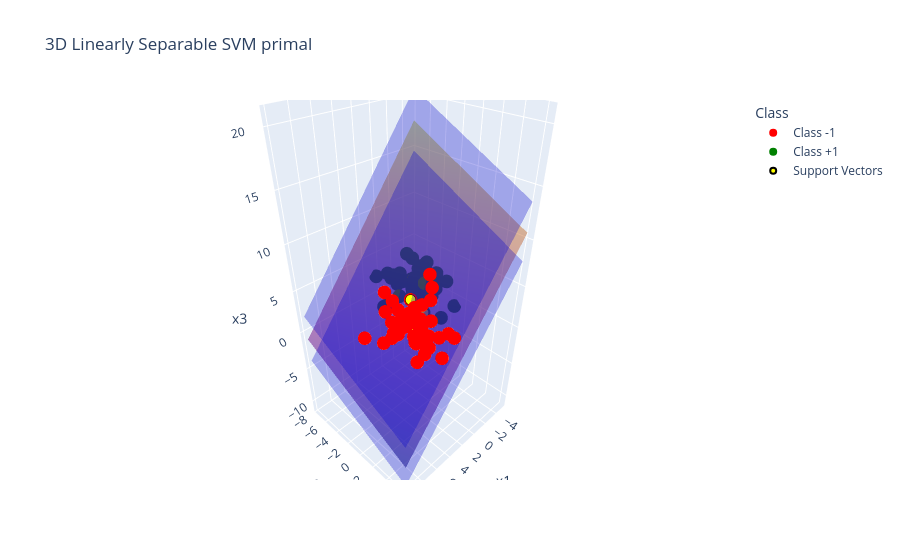

The cell this chart's notebook holds for it:
### Markdown cell above
For a 3-dimensional hyperplane, we can plot the decision boundary as a plane:

$$
w^\top x + b = 0
\iff w_1 x_1 + w_2 x_2 + w_3 x_3 + b = 0
\iff x_3 = -\frac{w_1}{w_3} x_1 - \frac{w_2}{w_3} x_2 - \frac{b}{w_3}
$$

$$
w^\top x + b = 1
\iff w_1 x_1 + w_2 x_2 + w_3 x_3 + b = 1
\iff x_3 = -\frac{w_1}{w_3} x_1 - \frac{w_2}{w_3} x_2 - \frac{b}{w_3} + \frac{1}{w_3}
$$

$$
w^\top x + b = -1
\iff w_1 x_1 + w_2 x_2 + w_3 x_3 + b = -1
\iff x_3 = -\frac{w_1}{w_3} x_1 - \frac{w_2}{w_3} x_2 - \frac{b}{w_3} - \frac{1}{w_3}
$$

### Code cell
np.random.seed(2014)

n = 100

cov = [[2, 0, 0],
       [0, 3, 0],
       [0, 0, 2]]

# Class -1 
X_neg = np.random.multivariate_normal([6, 3, 5], cov, n//2)

# Class +1 
X_pos = np.random.multivariate_normal([-1, -3, 3], cov, n//2)

# Combine
X = np.vstack((X_neg, X_pos))
y = np.array([-1.0]*(n//2) + [1.0]*(n//2))

# Create class labels
class_labels = np.where(y == 1, "Class +1", "Class -1")

# Plot
fig = px.scatter_3d(
    x=X[:, 0],y=X[:, 1],z=X[:, 2],
    color=class_labels, title="3D Linearly Separable SVM primal",
    color_discrete_map={"Class -1": "red","Class +1": "green"},
    labels={"x": "x1","y": "x2","z": "x3","color": "Class"})


w,b = linear_separable_svm_primal(X,y)

print(f'Weights: {w}')
print(f'Bias: {b:.8f}')


# Create grid
x_range = np.linspace(X[:,0].min(), X[:,0].max(), 30)
y_range = np.linspace(X[:,1].min(), X[:,1].max(), 30)
x_grid, y_grid = np.meshgrid(x_range, y_range)

# Decision boundary: w·x + b = 0
z0 = (-w[0]*x_grid - w[1]*y_grid - b) / w[2]

# Margin planes
z_pos = (-w[0]*x_grid - w[1]*y_grid - b - 1) / w[2] # +1
z_neg = (-w[0]*x_grid - w[1]*y_grid - b + 1) / w[2] # -1

# Add surfaces
fig.add_trace(go.Surface(
    x=x_grid, y=y_grid, z=z0,
    opacity=0.5,
    showscale=False,
    name="Decision boundary"
))

fig.add_trace(go.Surface(
    x=x_grid, y=y_grid, z=z_pos,
    opacity=0.3,
    showscale=False,
    colorscale=[[0, 'blue'], [1, 'blue']],
    name="+1 margin"
))

fig.add_trace(go.Surface(
    x=x_grid, y=y_grid, z=z_neg,
    opacity=0.3,
    showscale=False,
    colorscale=[[0, 'blue'], [1, 'blue']],
    name="-1 margin"
))


margins = y * (X @ w + b)

tol = 1e-5
support_mask = np.abs(margins - 1) < tol
support_vectors = X[support_mask]

fig.add_scatter3d(
    x=support_vectors[:, 0],
    y=support_vectors[:, 1],
    z=support_vectors[:, 2],
    mode="markers",
    name="Support Vectors",
    marker=dict(size=6,color="yellow",line=dict(color="black", width=2)))

fig.show()

### Figure 1 — Plotly figure (JSON) as saved in the notebook; plotly's stock layout.template omitted (floating-point values rounded to 4 significant figures; data arrays with more than 128 entries replaced by an {"elided": "..."} marker saying what was removed)
{"data": [{"hovertemplate": "Class=Class -1<br>x1=%{x}<br>x2=%{y}<br>x3=%{z}<extra></extra>", "legendgroup": "Class -1", "marker": {"color": "red", "symbol": "circle"}, "mode": "markers", "name": "Class -1", "scene": "scene", "showlegend": true, "type": "scatter3d", "x": [8.228, 6.733, 5.524, 5.833, 5.035, 7.057, 3.813, 5.975, 2.864, 6.458, 6.94, 6.883, 5.222, 6.953, 4.965, 7.474, 6.921, 6.044, 5.214, 6.538, 8.211, 6.863, 8.017, 7.733, 5.302, 5.448, 5.693, 5.863, 5.78, 4.68, 6.423, 7.083, 5.801, 5.812, 9.89, 6.943, 5.568, 7.194, 6.541, 4.009, 6.379, 4.834, 4.717, 5.294, 6.913, 4.751, 5.758, 5.303, 5.664, 3.96], "y": [1.994, 1.608, 3.81, 4.035, 4.407, 2.533, 0.7941, 1.71, 2.176, 3.807, 2.565, 3.068, 5.535, 3.008, 2.996, 4.963, 2.655, 4.707, 2.678, 1.205, 4.204, 5.87, 3.941, 4.209, 0.6938, 2.663, 3.919, 1.702, 3.929, 3.027, 4.059, 4.841, 3.049, 0.5688, 1.586, 6.006, 6.255, 1.899, 0.4171, 5.52, 0.2187, 2.384, 4.011, 3.288, 4.955, 4.158, 2.586, 2.839, 2.475, 6.137], "z": [3.698, 3.657, 4.823, 3.899, 9.034, 4.264, 5.308, 4.188, 8.223, 4.437, 4.729, 6.269, 4.621, 5.386, 4.145, 5.166, 4.762, 2.746, 6.208, 4.52, 6.719, 5.992, 7.147, 6.527, 4.928, 4.814, 3.364, 4.616, 5.037, 6.389, 3.802, 2.632, 5.64, 6.113, 5.02, 4.926, 3.02, 3.548, 5.244, 4.297, 7.132, 3.263, 7.418, 3.816, 7.241, 5.332, 5.047, 6.309, 5.748, 4.181]}, {"hovertemplate": "Class=Class +1<br>x1=%{x}<br>x2=%{y}<br>x3=%{z}<extra></extra>", "legendgroup": "Class +1", "marker": {"color": "green", "symbol": "circle"}, "mode": "markers", "name": "Class +1", "scene": "scene", "showlegend": true, "type": "scatter3d", "x": [0.6301, -0.9213, -0.6574, -1.422, 2.066, 0.6006, -2.827, 1.596, 0.2224, -1.63, 0.2328, -2.149, -1.263, -2.878, -1.289, -1.127, 1.941, 1.407, 0.1083, 2.745, 0.05563, -1.199, 1.347, -1.114, -0.06129, -0.8893, -1.511, -3.658, 0.5927, -0.2153, -1.242, -1.628, -0.8106, -0.251, -0.8568, 0.3814, -0.7065, -0.7112, -1.194, -1.209, -1.863, -5.149, -0.1495, -2.74, -0.9966, -1.188, -1.859, -1.128, -2.679, -1.081], "y": [-5.279, -2.523, 0.6835, -2.168, -2.513, -4.859, -2.071, 0.3611, -0.8741, 0.337, -2.714, -3.746, -1.185, -3.714, -2.373, -3.568, -4.226, -1.272, -4.868, -4.107, -6.414, -1.85, -0.264, -2.532, -2.798, -2.061, -2.905, -2.765, -7.671, -2.238, -2.215, -3.512, -0.8019, -2.29, -5.147, -2.106, -4.094, -5.326, -2.713, -3.987, -5.436, -1.254, -6.072, -2.785, -2.217, -2.731, -2.777, -1.255, -2.051, -3.855], "z": [3.637, 2.962, 0.654, 5.675, 3.125, 3.824, 1.809, 2.395, 4.57, 4.476, 4.163, 3.403, 4.764, 3.752, 1.992, 1.962, 1.216, 2.772, 2.484, 1.325, 3.068, 3.245, 2.677, 2.969, 2.192, 1.606, 4.892, 3.077, 2.365, 2.45, 4.452, 4.249, 2.571, 0.9392, 2.207, 4.713, 2.837, 3.24, 0.1135, 5.465, 5.093, -1.297, 2.558, 2.615, 5.412, 2.397, 2.997, 4.236, 2.896, 1.862]}, {"name": "Decision boundary", "opacity": 0.5, "showscale": false, "type": "surface", "x": {"elided": "30x30 float values"}, "y": {"elided": "30x30 float values"}, "z": {"elided": "30x30 float values"}}, {"colorscale": [[0, "blue"], [1, "blue"]], "name": "+1 margin", "opacity": 0.3, "showscale": false, "type": "surface", "x": {"elided": "30x30 float values"}, "y": {"elided": "30x30 float values"}, "z": {"elided": "30x30 float values"}}, {"colorscale": [[0, "blue"], [1, "blue"]], "name": "-1 margin", "opacity": 0.3, "showscale": false, "type": "surface", "x": {"elided": "30x30 float values"}, "y": {"elided": "30x30 float values"}, "z": {"elided": "30x30 float values"}}, {"marker": {"color": "yellow", "line": {"color": "black", "width": 2}, "size": 6}, "mode": "markers", "name": "Support Vectors", "type": "scatter3d", "x": [3.813, 4.834, 1.596], "y": [0.7941, 2.384, 0.3611], "z": [5.308, 3.263, 2.395]}], "layout": {"legend": {"title": {"text": "Class"}, "tracegroupgap": 0}, "scene": {"domain": {"x": [0, 1], "y": [0, 1]}, "xaxis": {"title": {"text": "x1"}}, "yaxis": {"title": {"text": "x2"}}, "zaxis": {"title": {"text": "x3"}}}, "title": {"text": "3D Linearly Separable SVM primal"}}}
